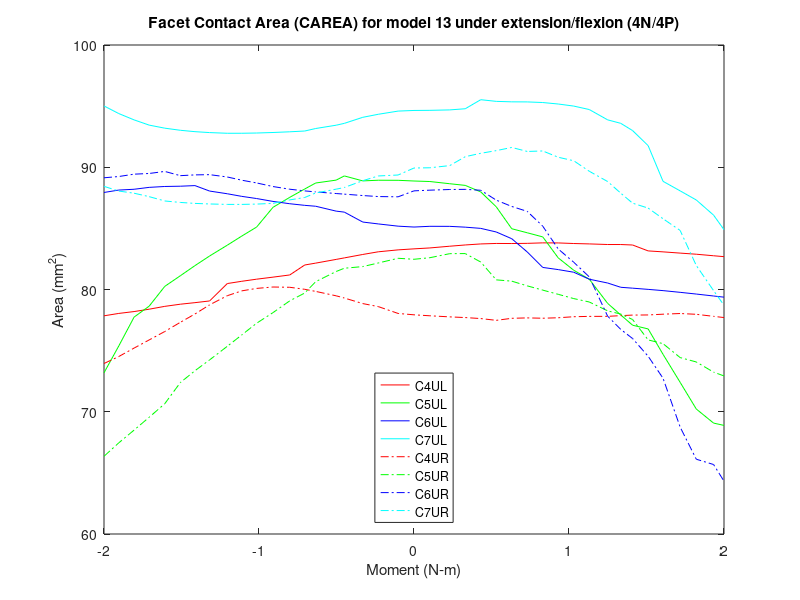

Recreate this plot in MATLAB.
% Facet Contact Area (CAREA)
% model13_Fixed_Tether/4n & 4p
clear all;
%% 4P
figure (22)

c4ulxp=[2 2.05126 2.11533 2.16533 2.21533 2.26533 2.31533 2.36533 2.41533 2.46533 2.51533 2.56533 2.62471 2.66689 2.70517 2.75527 2.80337 2.85848 2.91062 2.96632 3 ]-2;
c4ulyp=[83.3252 83.4002 83.541 83.6434 83.7274 83.7669 83.7605 83.7755 83.815 83.8094 83.7618 83.7295 83.6803 83.6796 83.64 83.1574 83.0792 82.9779 82.8859 82.7605 82.687];

c4urxp=[2 2.05126 2.11533 2.16533 2.21533 2.26533 2.31533 2.36533 2.41533 2.46533 2.51533 2.56533 2.62471 2.66689 2.70517 2.75527 2.80337 2.85848 2.91062 2.96632 3 ]-2;
c4uryp=[77.9293 77.8504 77.7609 77.7044 77.6232 77.4771 77.6443 77.6775 77.6502 77.6889 77.7737 77.8016 77.8041 77.8617 77.9074 77.9182 77.9804 78.0358 77.9716 77.8045 77.7055];

c5ulxp=[2 2.05126 2.11533 2.16533 2.21533 2.26533 2.31533 2.36533 2.41533 2.46533 2.51533 2.56533 2.62471 2.66689 2.70517 2.75527 2.80337 2.85848 2.91062 2.96632 3 ]-2;
c5ulyp=[88.8752 88.8327 88.6522 88.5166 87.983 86.764 84.9703 84.6401 84.3028 82.5858 81.5735 80.8444 78.8638 77.9214 77.0779 76.7756 74.6951 72.4081 70.2241 69.0733 68.8829];

c5urxp=[2 2.05126 2.11533 2.16533 2.21533 2.26533 2.31533 2.36533 2.41533 2.46533 2.51533 2.56533 2.62471 2.66689 2.70517 2.75527 2.80337 2.85848 2.91062 2.96632 3 ]-2;
c5uryp=[82.4722 82.6012 82.9317 82.939 82.2453 80.7887 80.6829 80.2979 79.9494 79.6052 79.2569 78.9794 78.2523 77.9904 77.5445 75.8783 75.5692 74.4315 74.0721 73.2416 72.9293];

c6ulxp=[2 2.05126 2.11533 2.16533 2.21533 2.26533 2.31533 2.36533 2.41533 2.46533 2.51533 2.56533 2.62471 2.66689 2.70517 2.75527 2.80337 2.85848 2.91062 2.96632 3 ]-2;
c6ulyp=[85.1093 85.1696 85.1654 85.0993 85.0003 84.7052 84.1545 83.0701 81.8053 81.6284 81.4131 80.8424 80.5305 80.1814 80.1091 80.0106 79.909 79.7686 79.6279 79.4687 79.3739];

c6urxp=[2 2.05126 2.11533 2.16533 2.21533 2.26533 2.31533 2.36533 2.41533 2.46533 2.51533 2.56533 2.62471 2.66689 2.70517 2.75527 2.80337 2.85848 2.91062 2.96632 3 ]-2;
c6uryp=[88.0695 88.1258 88.1801 88.1921 88.1177 87.31 86.7932 86.3912 85.1787 83.3126 82.2287 81.0347 77.8127 76.7377 75.9891 74.5411 72.7403 68.7491 66.1175 65.684 64.3225];

c7ulxp=[2 2.05126 2.11533 2.16533 2.21533 2.26533 2.31533 2.36533 2.41533 2.46533 2.51533 2.56533 2.62471 2.66689 2.70517 2.75527 2.80337 2.85848 2.91062 2.96632 3 ]-2;
c7ulyp=[94.646 94.656 94.6914 94.7862 95.5258 95.3897 95.351 95.3449 95.2946 95.1727 95.0038 94.7217 93.8771 93.5933 92.9993 91.7681 88.848 88.0694 87.3226 86.0855 84.895 ];

c7urxp=[2 2.05126 2.11533 2.16533 2.21533 2.26533 2.31533 2.36533 2.41533 2.46533 2.51533 2.56533 2.62471 2.66689 2.70517 2.75527 2.80337 2.85848 2.91062 2.96632 3 ]-2;
c7uryp=[89.9384 89.9575 90.1362 90.8644 91.1421 91.3597 91.6202 91.2927 91.3321 90.8183 90.5299 89.674 88.8301 87.8808 87.061 86.6598 85.7877 84.8325 81.9619 79.9094 78.7147 ];

%% 4N

c4ulxn=-1*[2 2.05126 2.11533 2.16533 2.2247 2.25107 2.31707 2.35251 2.40079 2.4548 2.50774 2.55564 2.60228 2.65931 2.70659 2.75382 2.80395 2.85431 2.90296 2.95231 3 ]+2;
c4ulyn=[83.3252 83.2421 83.084 82.8658 82.5857 82.462 82.1586 82.0046 81.1898 81.0116 80.8442 80.6724 80.4872 79.0636 78.9247 78.7971 78.6212 78.3896 78.1957 78.0433 77.848];

c4urxn=-1*[2 2.05126 2.11533 2.16533 2.2247 2.25107 2.31707 2.35251 2.40079 2.4548 2.50774 2.55564 2.60228 2.65931 2.70659 2.75382 2.80395 2.85431 2.90296 2.95231 3 ]+2;
c4uryn=[77.9293 78.0414 78.6025 78.8485 79.3035 79.4835 79.8441 80.0165 80.1814 80.2043 80.0901 79.8889 79.4926 78.7461 77.9978 77.3167 76.5634 75.8752 75.2073 74.519 73.9472 ];

c5ulxn=-1*[2 2.05126 2.11533 2.16533 2.2247 2.25107 2.31707 2.35251 2.40079 2.4548 2.50774 2.55564 2.60228 2.65931 2.70659 2.75382 2.80395 2.85431 2.90296 2.95231 3 ]+2;
c5ulyn=[88.8752 88.9323 88.938 88.884 89.29 88.9474 88.7123 88.2218 87.5389 86.7237 85.1069 84.3697 83.6251 82.7425 81.9532 81.1239 80.2565 78.6377 77.7413 75.3836 73.1859];

c5urxn=-1*[2 2.05126 2.11533 2.16533 2.2247 2.25107 2.31707 2.35251 2.40079 2.4548 2.50774 2.55564 2.60228 2.65931 2.70659 2.75382 2.80395 2.85431 2.90296 2.95231 3 ]+2;
c5uryn=[82.4722 82.5541 82.1676 81.8746 81.7392 81.4738 80.6408 79.7121 79.0728 78.1097 77.2408 76.2834 75.3541 74.2431 73.3565 72.3846 70.6594 69.5487 68.4993 67.4574 66.3567];

c6ulxn=-1*[2 2.05126 2.11533 2.16533 2.2247 2.25107 2.31707 2.35251 2.40079 2.4548 2.50774 2.55564 2.60228 2.65931 2.70659 2.75382 2.80395 2.85431 2.90296 2.95231 3 ]+2;
c6ulyn=[85.1093 85.1813 85.3645 85.5184 86.3293 86.4109 86.8105 86.8841 87.016 87.2056 87.4409 87.6187 87.8319 88.0529 88.4997 88.4493 88.4276 88.3548 88.1995 88.1345 87.9376];

c6urxn=-1*[2 2.05126 2.11533 2.16533 2.2247 2.25107 2.31707 2.35251 2.40079 2.4548 2.50774 2.55564 2.60228 2.65931 2.70659 2.75382 2.80395 2.85431 2.90296 2.95231 3 ]+2;
c6uryn=[88.0695 87.582 87.6028 87.6861 87.8005 87.8502 87.9833 88.0659 88.2027 88.4216 88.7174 88.9411 89.2038 89.3949 89.3755 89.3117 89.6586 89.4907 89.4344 89.242 89.1386];

c7ulxn=-1*[2 2.05126 2.11533 2.16533 2.2247 2.25107 2.31707 2.35251 2.40079 2.4548 2.50774 2.55564 2.60228 2.65931 2.70659 2.75382 2.80395 2.85431 2.90296 2.95231 3 ]+2;
c7ulyn=[94.646 94.5942 94.3327 94.0847 93.591 93.44 93.1696 92.9639 92.9007 92.8431 92.8004 92.7813 92.7802 92.8356 92.9113 93.0247 93.1972 93.4469 93.8751 94.3913 95.0151];

c7urxn=-1*[2 2.05126 2.11533 2.16533 2.2247 2.25107 2.31707 2.35251 2.40079 2.4548 2.50774 2.55564 2.60228 2.65931 2.70659 2.75382 2.80395 2.85431 2.90296 2.95231 3 ]+2;
c7uryn=[89.9384 89.3658 89.2879 88.8989 88.3443 88.2082 87.8957 87.5269 87.3296 87.0462 86.9866 86.9615 86.9611 86.9967 87.0431 87.122 87.2418 87.5948 87.876 88.0535 88.4382];
%% left

c4xl=2*[flip(c4ulxn(2:21)),c4ulxp];
c4yl=[flip(c4ulyn(2:21)),c4ulyp];
a=plot(c4xl,c4yl,'r');
hold on

c5xl=2*[flip(c5ulxn(2:21)),c5ulxp];
c5yl=[flip(c5ulyn(2:21)),c5ulyp];
b=plot(c5xl,c5yl,'g');
hold on

c6xl=2*[flip(c6ulxn(2:21)),c6ulxp];
c6yl=[flip(c6ulyn(2:21)),c6ulyp];
c=plot(c6xl,c6yl,'b');
hold on

c7xl=2*[flip(c7ulxn(2:21)),c7ulxp];
c7yl=[flip(c7ulyn(2:21)),c7ulyp];
d=plot(c7xl,c7yl,'c');
hold on
%% Right

c4xr=2*[flip(c4urxn(2:21)),c4urxp];
c4yr=[flip(c4uryn(2:21)),c4uryp];
e=plot(c4xr,c4yr,'-.r');
hold on

c5xr=2*[flip(c5urxn(2:21)),c5urxp];
c5yr=[flip(c5uryn(2:21)),c5uryp];
f=plot(c5xr,c5yr,'-.g');
hold on

c6xr=2*[flip(c6urxn(2:21)),c6urxp];
c6yr=[flip(c6uryn(2:21)),c6uryp];
g=plot(c6xr,c6yr,'-.b');
hold on

c7xr=2*[flip(c7urxn(2:21)),c7urxp];
c7yr=[flip(c7uryn(2:21)),c7uryp];
h=plot(c7xr,c7yr,'-.c');

leg=[a,b,c,d,e,f,g,h];
title('Facet Contact Area (CAREA) for model 13 under extension/flexion (4N/4P)')
xlabel('Moment (N-m)')
ylabel('Area (mm^2)')
legend(leg,'C4UL','C5UL','C6UL','C7UL','C4UR','C5UR','C6UR','C7UR','location','south')